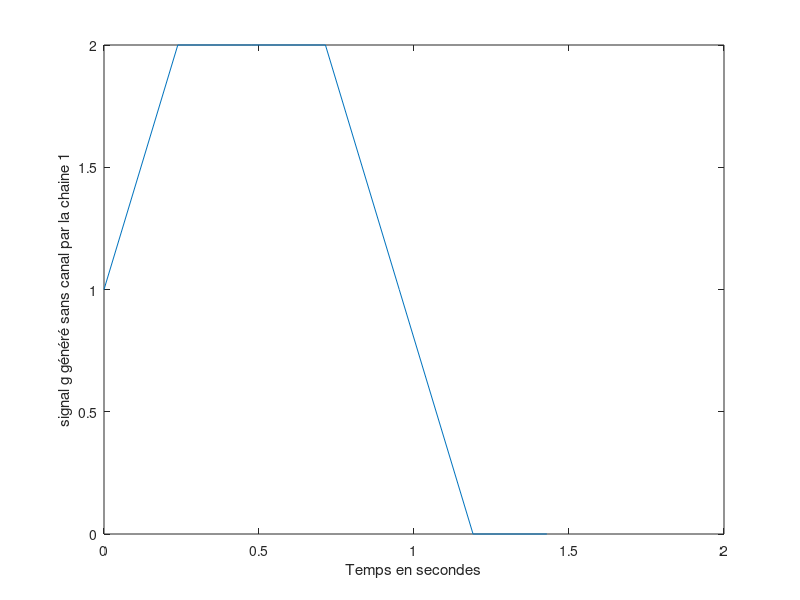

Here is the MATLAB script that generated this plot: (Note: this script raises an error after producing the figure.)
%Parametres de la chaine 1
close all
Fe = 24000; %Fréquence d'échantillonage
Te = 1/Fe; %Période d'échantillonage
Rb = 6000; %Débit du signal
M = 2;     %Nombre de symbole
Tb = 1 / Rb;
Rs = Rb / log2(M);
Ns = Fe/Rs; %Nombre de points pour représenter un bit
Ts = Ns*Te; %Période du signal
Fs = 1/Ts; %Fréquence des bits du signal
N_bits = 10000;
Bits = randi([0,1],N_bits,1);
symbol = 2*Bits-1;

dirac=zeros(Ns*N_bits,1);
dirac(1:Ns:end,1) = symbol;

h=ones(1,Ns);

x=filter(h,1,dirac);


Duree = length(Bits)/Rs; %Duree en secondes du signal
Ne = Ns*length(Bits); %Nombre de points échantillonés
Temps = 0:Duree/(Ne):Duree-1/Ne; %Echelle temporelle en secondes

%Sans canal de propagation 

hc = 0*h;
hc(1) = 1;
hr = h;
hr(Ns/2+1:end)=0;

g = conv(h,hr);
N = length(g);
figure;
plot(0:Duree/N:Duree-Duree/N,g);
xlabel('Temps en secondes');
ylabel('signal g généré sans canal par la chaine 1');

% Ajout de bruit 
vecteur_db_Eb_N0 = 0:8/100:8;
vecteur_Teb_r = zeros(1,101);
P_x = mean(abs(x).^2);
random  = randn(length(x),1);
figure;
for i = 1:101
    
    Sigma_carre = P_x * Ns /(2 * log2(M) * 10^(vecteur_db_Eb_N0_ref(i)/10));
    bruit = sqrt(Sigma_carre) * random;
    
    x_bruite = x + bruit;
    
    z = filter(hr,1,x_bruite);
    
    
    %plot(reshape(z,Ns,length(z)/Ns));
    xlabel('Temps en secondes');
    ylabel('Diagramme de loeil sans canal de la chaine 1 ');

    n0 = Ns;
    z_hantillonne = z(n0:Ns:end);
    symboles = sign(z_hantillonne);
    bits_recus = (symboles+1)/2;
    
    difference = (bits_recus ~= Bits);
    vecteur_Teb_r(i) = sum(difference)/length(difference);
end 
% Comparaison entre le Taux  d’erreur  binaire TEB simulé de la chaine 1 et Taux  d’erreur  binaire TEB simulé pour la chaine de référence
figure

semilogy(vecteur_db_Eb_N0,vecteur_Teb_r);
xlabel('Rapport  signal à  bruit  Eb/N0 en db');
ylabel('Taux  d’erreur  binaire TEB');
hold on 
semilogy(vecteur_db_Eb_N0_ref,vecteur_Teb_r_ref);
legend('Taux  d’erreur  binaire TEB simulé pour la chaine 1','Taux  d’erreur  binaire TEB simulé pour la chaine de référence');
title('Comparaison entre le Taux  d’erreur  binaire TEB simulé de la chaine 1 et Taux  d’erreur  binaire TEB simulé pour la chaine de référence');

%Comparaison entre Taux  d’erreur  binaire TEB simulé et théorique pour la chaine 1
figure

semilogy(vecteur_db_Eb_N0,vecteur_Teb_r);
xlabel('Rapport  signal à  bruit  Eb/N0 en db pour la chaine 1');
ylabel('Taux  d’erreur  binaire TEB pour la chaine 1');
hold on
for i = 1:101
    
    Sigma_carre = P_x * Ns /(2 * log2(M) * 10^(vecteur_db_Eb_N0_ref(i)/10));
    
    n0 = Ns;
  
    vecteur_Teb_r(i) = qfunc(g(n0)/sqrt(Sigma_carre))/log2(M);
end 
semilogy(vecteur_db_Eb_N0,vecteur_Teb_r);

legend('Taux  d’erreur  binaire TEB simulé pour la chaine 1','Taux  d’erreur  binaire TEB théorique pour la chaine 1');
title('Comparaison entre Taux  d’erreur  binaire TEB simulé et théorique pour la chaine 1');
